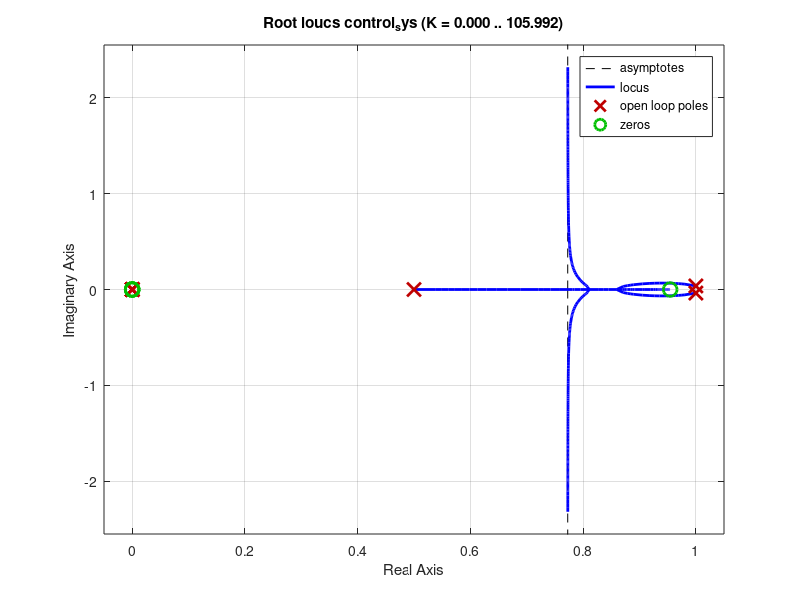

MATLAB code for this plot: (Note: this script raises an error after producing the figure.)
close all

% Parameters
Ts = 0.01;
%a = 44.77590677;
%b = -5.753388299; %update
b = -13.822;
%a = 313.885095;
a=46.70117946;
Beta = 0.04;
N = 50;

z = zpk('z',Ts);
%% MODEL
% Transfer Function
TransferFunction = (Ts^2*a*z^(-2))/[1 - 2*z^(-1) + (1-b*Ts^2)*z^(-2)];
% Transfer Function with Friction
TransferFunction_Friction = (Ts^2*a*z^(-2))/(1 +(Beta*Ts - 2)*z^(-1) + (1 - (Beta + b*Ts)*Ts)*z^(-2));

% Controller Block
Kd_Kp = 0.2; % Kd/Kp
PD = 1 + Kd_Kp*(1-z^(-1))/Ts; % PD Control
PD_IIR = 1 + (Kd_Kp*(1-z^(-1))/Ts) * ((N*Ts)/(1-(1-N*Ts)*z^(-1))); % PD Control with IIR Filter

% Control System
control_sys = PD_IIR * TransferFunction;

% sweep Kp from 0 to inf
rlocus(control_sys);

%GUI
rltool(TransferFunction, PD);